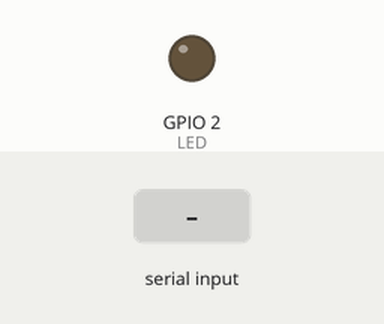
This sketch was run on a simulated ESP8266 (NodeMCU). Parts: output pins drawn as LEDs (lit = HIGH). The inputs (shaded band) are chosen by the test bench. WiFi joins after 1.5 s; servers stay silent unless stated; the Firebase database answers and starts empty; what the sketch prints to the serial monitor is not drawn.

Above: at 5.1 s.
5.2 s: "90,45\n" received over Serial
At 8.1 s:
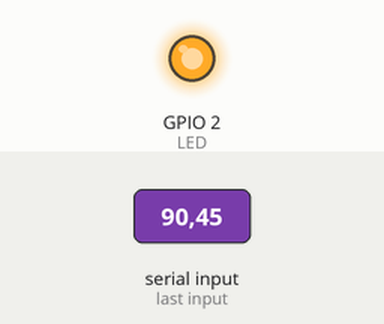
Timing chart, 0 to 9.6 s (numbered marks = the images above; inputs shaded):
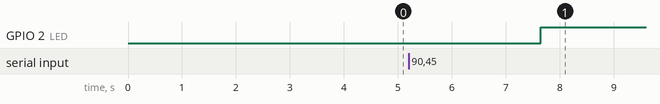

Measured:
- after the input at 5.2 s, GPIO 2 (LED): LOW → HIGH after 2.5 s

The sketch:

final_Firebase_populate_ESP8266_ub4_serial.ino
```cpp
// (licence header left out)
// FirebaseDemo_ESP8266 is a sample that demo the different functions
// of the FirebaseArduino API.
/*
 * adopted from the FireBase arduino library example to fit my project
 * titled "IoT Based Real Time Noise Mapping System for Urban Sound Pollution Study"
 * Sakib Ahmed @ahmadSum1
 * 28-nov-2017

*/

#include <ESP8266WiFi.h>
#include <FirebaseArduino.h>

// Set these to run
#define FIREBASE_HOST "iot-noise-level-dsd.firebaseio.com"
#define FIREBASE_AUTH "VCjLtgWIOm9R3DgOdO2FJ3MyBhcCLBSoqdgIdxaS"
#define WIFI_SSID "z5skb"
#define WIFI_PASSWORD "1234567809"
#define UB4_lat "23.78074"
#define UB4_lng "90.4076021"
String name = "Sensor_UB4";

long n = 0;

int LED = 2;   //builtin blue led
String data = "";
void setup() {
  Serial.begin(9600);
  pinMode(LED, OUTPUT);     // Initialize the LED_BUILTIN pin as an output
  //randomSeed(analogRead(A0)); // randomSeed() will shuffle the random function on  A0


  // connect to wifi.
  WiFi.begin(WIFI_SSID, WIFI_PASSWORD);
  Serial.print("connecting");
  while (WiFi.status() != WL_CONNECTED) {
    Serial.print(".");
    delay(500);
  }
  Serial.println();
  Serial.print("connected: ");
  Serial.println(WiFi.localIP());

  Firebase.begin(FIREBASE_HOST, FIREBASE_AUTH);
  init_firebase();
}

void loop() {
   if(Serial.available()){
      while (Serial.available() > 0){
        char inByte = Serial.read();
        data.concat(inByte);
    //    Serial.write(inByte);
      }
      Serial.print(data);
      fireBaseUp(data.toFloat());
      data = "";

    }


}

///////////////functions///////////////////////
 void init_firebase(){

  // set centre value
  Firebase.setString(name+"/center/lat", UB4_lat);
  // handle error
  if (Firebase.failed()) {
      Serial.print("setting /number failed:");
      Serial.println(Firebase.error());
      return;
  }
  delay(500);
  Firebase.setString(name+"/center/lng", UB4_lng);
  // handle error
  if (Firebase.failed()) {
      Serial.print("setting /number failed:");
      Serial.println(Firebase.error());
      return;
  }
  delay(500);

  // update counter at startup
  Serial.print("count: ");
  Serial.println(n=(int)Firebase.getInt(name+"/count"));
  delay(1000);

}

void fireBaseUp(float db){

    // increment counter value
  Firebase.setInt(name+"/count", n++);
  // handle error
  if (Firebase.failed()) {
      Serial.print("setting /number failed:");
      Serial.println(Firebase.error());
      return;
  }
  delay(500);

   //set value
//   int r=random(35, 55);
  Firebase.setFloat(name+"/currentNoise", db);
  // handle error
  if (Firebase.failed()) {
      Serial.print("setting /number failed:");
      Serial.println(Firebase.error());
      return;
  }
  delay(500);
  // append a new value to /fakelogs
  Firebase.pushFloat(name+"/log/", db);
  // handle error
  if (Firebase.failed()) {
      Serial.print("pushing /logs failed:");
      Serial.println(Firebase.error());
      return;
  }


  delay(1000);
  digitalWrite(LED, LOW);   // Turn the LED on (Note that LOW is the voltage level
                                    // but actually the LED is on; this is because
                                    // it is acive low on the ESP-01)
  delayMicroseconds(200);                      // Wait for a second
  digitalWrite(LED, HIGH);  // Turn the LED off by making the voltage HIGH

  }
```
